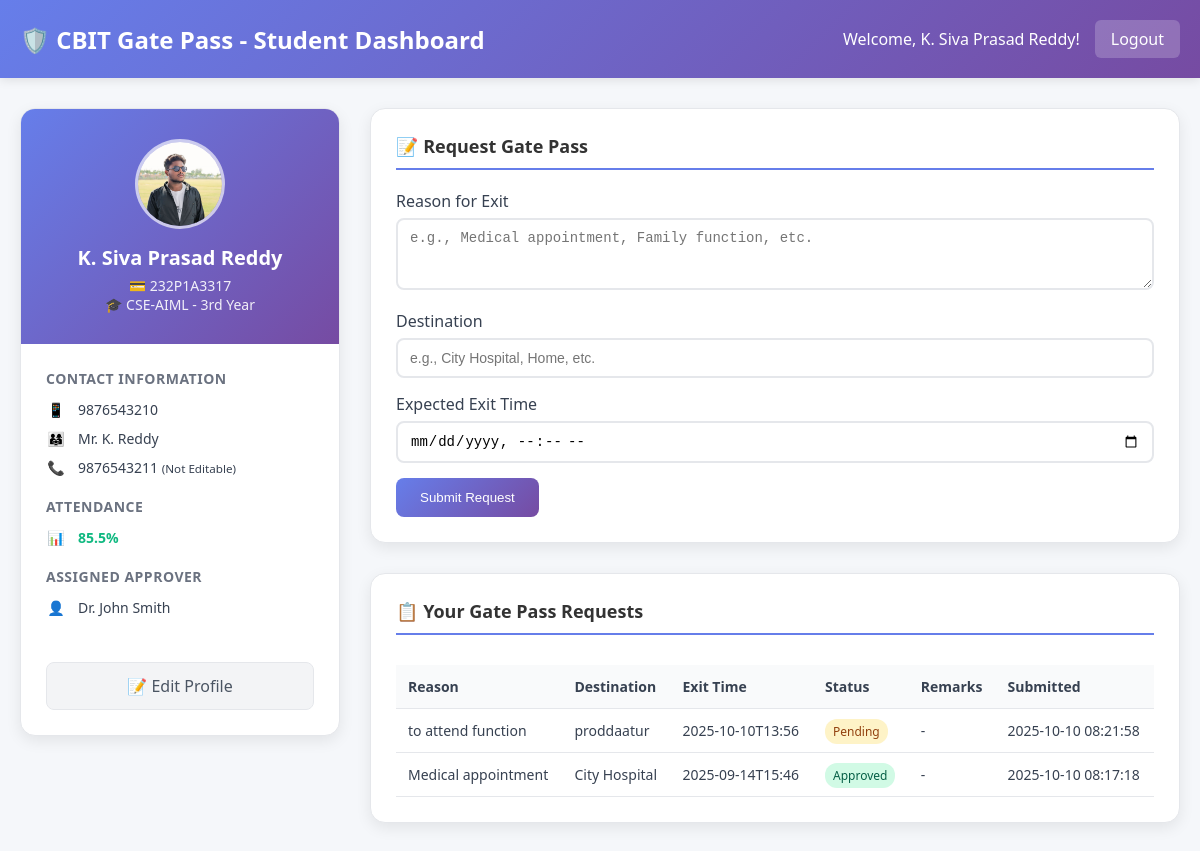
The page /student/dashboard (signed in) on the database its author committed.
### tables this page shows
CREATE TABLE users (
            id INTEGER PRIMARY KEY AUTOINCREMENT,
            email TEXT UNIQUE NOT NULL,
            password TEXT NOT NULL,
            role TEXT NOT NULL,
            name TEXT,
            roll_number TEXT,
            branch TEXT,
            year INTEGER,
            student_phone TEXT,
            parent_name TEXT,
            parent_phone TEXT,
            profile_image TEXT,
            assigned_range_start TEXT,
            assigned_range_end TEXT,
            created_at TIMESTAMP DEFAULT CURRENT_TIMESTAMP
        );

CREATE TABLE attendance (
            id INTEGER PRIMARY KEY AUTOINCREMENT,
            roll_number TEXT UNIQUE NOT NULL,
            percentage REAL NOT NULL,
            last_updated TIMESTAMP DEFAULT CURRENT_TIMESTAMP,
            uploaded_by TEXT
        );

CREATE TABLE gate_passes (
            id INTEGER PRIMARY KEY AUTOINCREMENT,
            student_email TEXT NOT NULL,
            student_name TEXT,
            roll_number TEXT,
            reason TEXT NOT NULL,
            destination TEXT NOT NULL,
            exit_time TEXT NOT NULL,
            status TEXT DEFAULT 'pending',
            approver_email TEXT,
            approver_remarks TEXT,
            security_action TEXT,
            exit_marked_at TIMESTAMP,
            return_marked_at TIMESTAMP,
            created_at TIMESTAMP DEFAULT CURRENT_TIMESTAMP,
            updated_at TIMESTAMP DEFAULT CURRENT_TIMESTAMP
        );

### gate_pass_system/app.py (the view)
@app.route('/student/dashboard')
@login_required
@role_required('student')
def student_dashboard():
    try:
        conn = sqlite3.connect('gate_pass.db')
        conn.row_factory = sqlite3.Row
        c = conn.cursor()
        c.execute('''SELECT id, reason, destination, exit_time, status,
                            approver_remarks, created_at
                     FROM gate_passes WHERE student_email = ?
                     ORDER BY created_at DESC''', (session['user_email'],))
        requests = c.fetchall()
        c.execute('SELECT * FROM users WHERE email = ?', (session['user_email'],))
        student_data = c.fetchone()
        if not student_data:
            flash("Could not find student profile.", "error")
            return redirect(url_for('logout'))
        student_roll = student_data['roll_number']
        c.execute('SELECT percentage FROM attendance WHERE roll_number = ?', (student_roll,))
        attendance_data = c.fetchone()
        c.execute('''SELECT name FROM users WHERE role = 'approver'
                     AND ? BETWEEN assigned_range_start AND assigned_range_end''', (student_roll,))
        approver_data = c.fetchone()
        profile_data = {
            'name': student_data['name'],
            'roll_number': student_data['roll_number'],
            'branch': student_data['branch'],
            'year': student_data['year'],
            'student_phone': student_data['student_phone'],
            'parent_name': student_data['parent_name'],
            'parent_phone': student_data['parent_phone'],
            'image_file': student_data['profile_image'],
            'attendance': attendance_data['percentage'] if attendance_data else 0,
            'approver': approver_data['name'] if approver_data else 'Not Assigned'
        }
        conn.close()
        return render_template('student_dashboard.html', requests=requests, profile=profile_data)
    except Exception as e:
        logger.error(f'Student dashboard error: {e}')
        flash("An error occurred while loading the dashboard.", "error")
        return render_template('student_dashboard.html', requests=[], profile=None)

### gate_pass_system/app.py (called while the page is built)
def login_required(f):
    @wraps(f)
    def decorated_function(*args, **kwargs):
        if 'user_id' not in session:
            return redirect(url_for('login'))
        return f(*args, **kwargs)
    return decorated_function

def role_required(role):
    def decorator(f):
        @wraps(f)
        def decorated_function(*args, **kwargs):
            if 'user_role' not in session or session['user_role'] != role:
                flash('Access denied. Insufficient permissions.', 'error')
                return redirect(url_for('login'))
            return f(*args, **kwargs)
        return decorated_function
    return decorator

@app.template_global()
def get_user_name():
    return session.get('user_name', '')

### gate_pass_system/templates/student_dashboard.html (shortened to what this page needs)
<!DOCTYPE html>
<html lang="en">
<head>
</head>
<body>
    <div class="header">
        <div class="header-content">
            <h1>🛡️ CBIT Gate Pass - Student Dashboard</h1>
            <div class="user-info">
                <span>Welcome, {{ get_user_name() }}!</span>
                <a href="{{ url_for('logout') }}" class="logout-btn">Logout</a>
            </div>
        </div>
    </div>
    <div class="main-content">
        <div class="dashboard-grid">
            <div class="left-column">
                {% if profile %}
                <div class="profile-card">
                    <div class="profile-header">
                        <div class="profile-picture">
                            {% if profile.image_file %}
                                <img src="{{ url_for('static', filename='profile_pics/' + profile.image_file) }}"
                                     alt="Profile Picture"
                                     onerror="this.style.display='none'; this.parentElement.innerHTML = '👤';">
                            {% else %}
                                👤
                            {% endif %}
                        </div>
                        <h2>{{ profile.name }}</h2>
                        <p>
                            <span class="icon">💳</span> {{ profile.roll_number }} <br>
                            <span class="icon">🎓</span> {{ profile.branch }} - {{ profile.year }}rd Year
                        </p>
                    </div>
                    <div class="profile-body">
                        <div class="profile-section">
                            <h4>Contact Information</h4>
                            <div class="info-item">
                                <span class="icon">📱</span>
                                <span>{{ profile.student_phone }}</span>
                            </div>
                            <div class="info-item">
                                <span class="icon">👨‍👩‍👧</span>
                                <span>{{ profile.parent_name }}</span>
                            </div>
                            <div class="info-item">
                                <span class="icon">📞</span>
                                <span>{{ profile.parent_phone }} <small>(Not Editable)</small></span>
                            </div>
                        </div>
                        <div class="profile-section">
                            <h4>Attendance</h4>
                            <div class="info-item">
                                <span class="icon">📊</span>
                                <span class="attendance-value {% if profile.attendance < 75 %}attendance-warning{% else %}attendance-good{% endif %}">
                                    {{ "%.1f"|format(profile.attendance) }}%
                                </span>
                            </div>
                        </div>
                        <div class="profile-section">
                            <h4>Assigned Approver</h4>
                            <div class="info-item">
                                <span class="icon">👤</span>
                                <span>{{ profile.approver }}</span>
                            </div>
                        </div>
                    </div>
                    <div class="profile-footer">
                        <a href="#" class="edit-btn">📝 Edit Profile</a>
                    </div>
                </div>
                {% else %}
                <div class="card">
                    <p>Could not load profile information.</p>
                </div>
                {% endif %}
            </div>
            <div class="right-column">
                <div class="card">
                    <h3>📝 Request Gate Pass</h3>
                    <form method="POST" action="{{ url_for('submit_request') }}">
                        <div class="form-group">
                            <label for="reason">Reason for Exit</label>
                            <textarea id="reason" name="reason" rows="3" required placeholder="e.g., Medical appointment, Family function, etc."></textarea>
                        </div>
                        <div class="form-group">
                            <label for="destination">Destination</label>
                            <input type="text" id="destination" name="destination" required placeholder="e.g., City Hospital, Home, etc.">
                        </div>
                        <div class="form-group">
                            <label for="exit_time">Expected Exit Time</label>
                            <input type="datetime-local" id="exit_time" name="exit_time" required>
                        </div>
                        <button type="submit" class="btn">Submit Request</button>
                    </form>
                </div>
                <div class="card">
                    <h3>📋 Your Gate Pass Requests</h3>
                    {% if requests %}
                        <div style="overflow-x: auto;">
                            <table class="requests-table">
                                <thead>
                                    <tr>
                                        <th>Reason</th>
                                        <th>Destination</th>
                                        <th>Exit Time</th>
                                        <th>Status</th>
                                        <th>Remarks</th>
                                        <th>Submitted</th>
                                    </tr>
                                </thead>
                                <tbody>
                                    {% for request in requests %}
                                    <tr>
                                        <td>{{ request[1] }}</td>
                                        <td>{{ request[2] }}</td>
                                        <td>{{ request[3] }}</td>
                                        <td><span class="status status-{{ request[4] }}">{{ request[4] }}</span></td>
                                        <td>{{ request[5] or '-' }}</td>
                                        <td>{{ request[6] }}</td>
                                    </tr>
                                    {% endfor %}
                                </tbody>
                            </table>
                        </div>
                    {% else %}
                        <div style="text-align: center; color: #6b7280; padding: 40px 20px;">
                            <p>You have not made any requests yet.</p>
                        </div>
                    {% endif %}
                </div>
            </div>
        </div>
    </div>
</body>
</html>

### gate_pass_system/templates/student_dashboard.html (style rules this page uses)
* { margin: 0; padding: 0; box-sizing: border-box; }
body { font-family: 'Segoe UI', Tahoma, Geneva, Verdana, sans-serif; background: #f5f7fa; min-height: 100vh; color: #374151; }
.header { background: linear-gradient(135deg, #667eea 0%, #764ba2 100%); color: white; padding: 20px 0; box-shadow: 0 2px 10px rgba(0, 0, 0, 0.1); }
.header-content { max-width: 1400px; margin: 0 auto; padding: 0 20px; display: flex; justify-content: space-between; align-items: center; }
.header h1 { font-size: 24px; }
.user-info { display: flex; align-items: center; gap: 15px; }
.logout-btn { padding: 8px 16px; background: rgba(255, 255, 255, 0.2); color: white; text-decoration: none; border-radius: 6px; transition: background 0.3s; }
.main-content { max-width: 1400px; margin: 30px auto; padding: 0 20px; }
.dashboard-grid { display: grid; grid-template-columns: 320px 1fr; gap: 30px; }
.card { background: white; border-radius: 15px; padding: 25px; box-shadow: 0 5px 15px rgba(0, 0, 0, 0.08); border: 1px solid #e5e7eb; }
.right-column .card { margin-bottom: 30px; }
.card h3 { color: #333; margin-bottom: 20px; font-size: 18px; border-bottom: 2px solid #667eea; padding-bottom: 10px; }
.profile-card { background: white; border-radius: 15px; box-shadow: 0 5px 15px rgba(0, 0, 0, 0.08); border: 1px solid #e5e7eb; overflow: hidden; }
.profile-header { background: linear-gradient(135deg, #667eea 0%, #764ba2 100%); color: white; padding: 30px 20px; text-align: center; }
.profile-picture { width: 90px; height: 90px; border-radius: 50%; background: rgba(255, 255, 255, 0.3); margin: 0 auto 15px; display: flex; align-items: center; justify-content: center; font-size: 40px; color: #f0f0f0; border: 3px solid rgba(255, 255, 255, 0.5); }
.profile-picture img { width: 100%; height: 100%; object-fit: cover; border-radius: 50%; }
.profile-header h2 { margin-bottom: 5px; font-size: 20px; }
.profile-header p { font-size: 14px; opacity: 0.9; }
.profile-body { padding: 25px; }
.profile-section { margin-bottom: 20px; }
.profile-section h4 { font-size: 14px; color: #6b7280; margin-bottom: 12px; text-transform: uppercase; letter-spacing: 0.5px; }
.info-item { display: flex; align-items: center; gap: 12px; margin-bottom: 10px; font-size: 14px; }
.info-item .icon { width: 20px; text-align: center; color: #667eea; }
.attendance-value { font-weight: bold; }
.attendance-good { color: #10b981; }
.profile-footer { padding: 0 25px 25px 25px; }
.edit-btn { width: 100%; padding: 12px; background: #f3f4f6; color: #4b5563; border: 1px solid #e5e7eb; border-radius: 8px; cursor: pointer; font-weight: 500; transition: all 0.2s; text-align: center; text-decoration: none; display: block; }
.form-group { margin-bottom: 15px; }
.form-group label { display: block; margin-bottom: 6px; font-weight: 500; }
.form-group input, .form-group textarea { width: 100%; padding: 10px 12px; border: 2px solid #e5e7eb; border-radius: 8px; font-size: 14px; transition: border-color 0.3s; }
.btn { padding: 12px 24px; background: linear-gradient(135deg, #667eea 0%, #764ba2 100%); color: white; border: none; border-radius: 8px; cursor: pointer; font-weight: 500; transition: transform 0.2s; }
.requests-table { width: 100%; border-collapse: collapse; margin-top: 10px; }
.requests-table th, .requests-table td { padding: 12px; text-align: left; border-bottom: 1px solid #e5e7eb; }
.requests-table th { background: #f9fafb; font-weight: 600; font-size: 14px; }
.requests-table td { font-size: 14px; }
.status { padding: 4px 8px; border-radius: 12px; font-size: 12px; font-weight: 500; text-transform: capitalize; }
.status-pending { background: #fef3c7; color: #92400e; }
.status-approved { background: #d1fae5; color: #065f46; }

### rows shown on the page
users: profile_image (picture), name "K. Siva Prasad Reddy", roll_number "232P1A3317", branch "CSE-AIML", student_phone "9876543210", parent_name "Mr. K. Reddy", parent_phone "9876543211"
attendance: attendance "85.5"
users: approver "Dr. John Smith"
gate_passes: reason "to attend function", destination "proddaatur", exit_time "2025-10-10T13:56", status "Pending", request "-", created_at "2025-10-10 08:21:58"
gate_passes: reason "Medical appointment", destination "City Hospital", exit_time "2025-09-14T15:46", status "Approved", request "-", created_at "2025-10-10 08:17:18"

### other values the page prints
{{ get_user_name() }} "K. Siva Prasad Reddy"
{{ profile.year }} "3"
